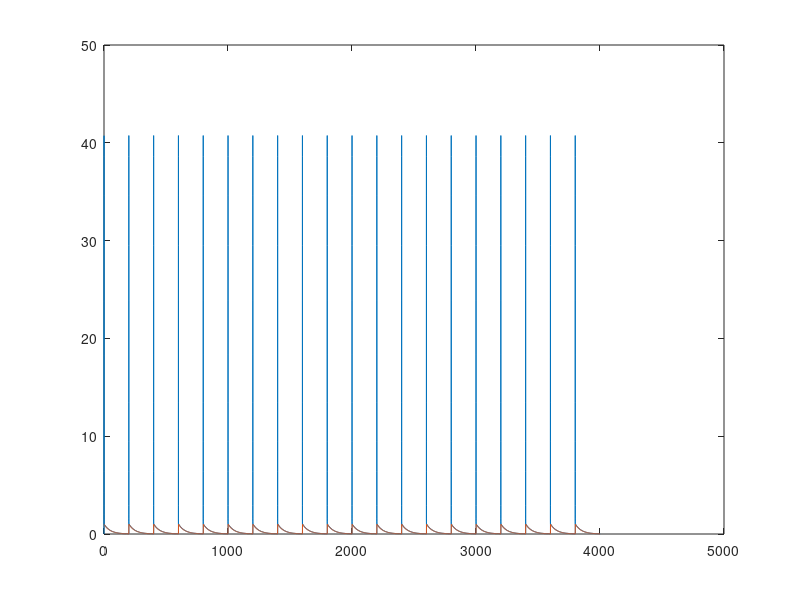

Here is the MATLAB script that generated this plot:
%FWHM = 2.355 sigma = 0.189
isi = 200;
dt = 1;
dt_ = 0.02; 
T = 0;

Aca = 1;
kc1 =20e-3;
kc2 = 20e-3;
Clow = 0;

fwloc =  0.2; %0.189; %full width
tloc = 0.25; %timing of peak local Ca
pkcloc = 40; % peak loca Ca
sdloc = fwloc/2.355; 
Aloc = pkcloc/normpdf(tloc, tloc, sdloc); % normpdf(t, m, sd)

Npulse = 20;
nt = isi*Npulse;
ntloc = (isi+dt/dt_)*Npulse;
calocw = zeros(ntloc, 1); 
caw = zeros(nt, 1); 
tw = zeros(ntloc, 1); 
t=0;
c_ = 0;
idx = 1;
jdx = 1;
for pulse = 1:Npulse
    t=0;
     while (t<isi)
            if t==0
                c_ = c_  + Aca;
                dt_ = 0.02;
            else
                dt_ = dt;
            end
    
            t_ = t ;
            while(t_ <=  t+dt)
                cloc = c_ + Aloc*normpdf(t_, tloc, sdloc);
                t_ = t_ + dt_;
                 idx = idx+1;
                 tw(idx) = isi*(pulse-1)+t_;
                calocw(idx) = cloc;
            end    
            c1 = max(c_-Clow, 0);
            c2 = min(Clow, c_);
            dc = -(kc1*c1 + kc2*c2)*dt;
            c_ = c_ + dc;
            caw(jdx) = c_;
            jdx = jdx + 1;
    
            t = t +dt;    
            T = T + dt;
     end
end

% tw= 0:dt_:2; 
% caw = Aloc*normpdf(tw, tloc, sdloc);
figure(12); clf; plot(tw, calocw); hold on; plot(caw);